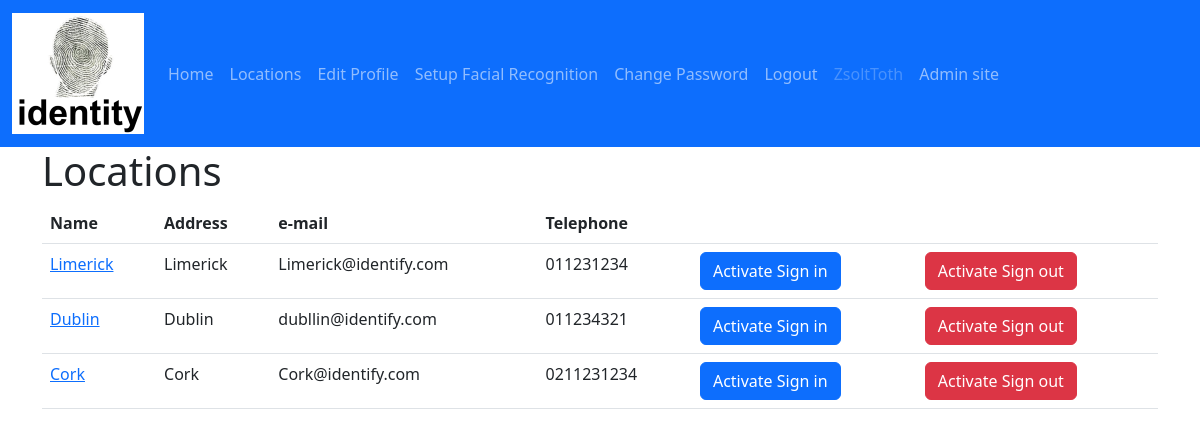
Screenshot of /locations/ (signed in) with the database file from the repository.
### identity/models.py (models this page shows, shortened)
class UserAccount(AbstractUser):
    is_face_recognition_enabled = models.BooleanField(default=False)
    is_twin = models.BooleanField(default=False)
    telephone = models.CharField(max_length=20, blank=True)

class Location(models.Model):
    id = models.AutoField(primary_key=True)
    address = models.CharField(max_length=200)
    description = models.CharField(max_length=200)
    email = models.EmailField(max_length=200, unique=True)
    name = models.CharField(max_length=200, unique=True)
    telephone = models.CharField(max_length=20)

### identity/views.py (the view)
# urls.py: path('locations/', views.locations, name='locations'),
@login_required
def locations(request):
    locations: list(Location) = Location.objects.order_by('-name')
    return render(request, 'locations/index.html', {'locations': locations})

### identity/templates/locations/index.html (shortened to what this page needs)
{% extends "master.html" %}
{% block content %}
    <h1 id="my-desc">Locations</h1>
    {% if locations %}
        <table class="table" aria-describedby="my-desc">
            <thead>
                <tr>
                    <th>Name</th>
                    <th>Address</th>
                    <th>e-mail</th>
                    <th>Telephone</th>
                    <th>
                    </th>
                    <th>
                    </th>
                </tr>
            </thead>
            <tbody>
                {% for location in locations %}
                    <tr>
                        <td>
                            <a href="{% url 'details' location.id %}">{{ location.name }}</a>
                        </td>
                        <td>{{ location.name }}</td>
                        <td>{{ location.email }}</td>
                        <td>{{ location.telephone }}</td>
                        <td>
                            <a class="btn btn-primary" href="{% url 'sign_in' location.id %}">Activate Sign in</a>
                        </td>
                        <td>
                            <a class="btn btn-danger" href="{% url 'sign_out' location.id %}">Activate Sign out</a>
                        </td>
                    </tr>
                {% endfor %}
            </tbody>
        </table>
    {% else %}
        <p>No locations are available.</p>
    {% endif %}
{% endblock content %}

### identity/templates/master.html (shortened to what this page needs)
{% load static %}
<!DOCTYPE html>
<html lang="en">
    <head>
        <link href="https://cdn.jsdelivr.net/npm/bootstrap@5.2.2/dist/css/bootstrap.min.css"
              rel="stylesheet"
/>
    </head>
    <body>
        <header>
            <nav class="navbar navbar-expand-lg navbar-dark bg-primary">
                <div class="container-fluid">
                    <a class="navbar-brand" href="/">
                        <img src="{% static 'img/identity-logo.png' %}" alt="Identity Logo"/>
                    </a>
                    <div class="collapse navbar-collapse" id="navbarColor01">
                        <ul class="navbar-nav me-auto">
                            <li class="nav-item active">
                                <a class="nav-link" href="/">Home
                                </a>
                            </li>
                            {% if user.is_authenticated %}
                                <li class="nav-item">
                                    <a class="nav-link" href="{% url 'locations' %}">Locations</a>
                                </li>
                                <li class="nav-item">
                                    <a class="nav-link" href="{% url 'edit_user_profile' %}">Edit Profile</a>
                                </li>
                                <li class="nav-item">
                                    <a class="nav-link" href="{% url 'setup_facial_recognition' %}">Setup Facial Recognition</a>
                                </li>
                                <li class="nav-item">
                                    <a class="nav-link" href="{% url 'change_password' %}">Change Password</a>
                                </li>
                                <li class="nav-item">
                                    <a class="nav-link" href="{% url 'logout' %}">Logout</a>
                                </li>
                                <li class="nav-item">
                                    <span class="nav-link disabled">{{ user.get_username }}</span>
                                </li>
                            {% else %}
                                <li class="nav-item">
                                    <a class="nav-link" href="{% url 'login' %}">Login</a>
                                </li>
                            {% endif %}
                            <li class="nav-item">
                                <a class="nav-link" href="{% url 'admin:index' %}">Admin site</a>
                            </li>
                        </ul>
                    </div>
                </div>
            </nav>
        </header>
        <div class="container">
            <div class="row">
                <main>
                    {% block content %}
                    {% endblock content %}
                </main>
            </div>
        </div>
    </body>
</html>

### rows the page displays
UserAccount: get_username "ZsoltToth"
Location: name "Limerick", email "Limerick@identify.com", telephone "011231234"
Location: name "Dublin", email "dubllin@identify.com", telephone "011234321"
Location: name "Cork", email "Cork@identify.com", telephone "0211231234"
